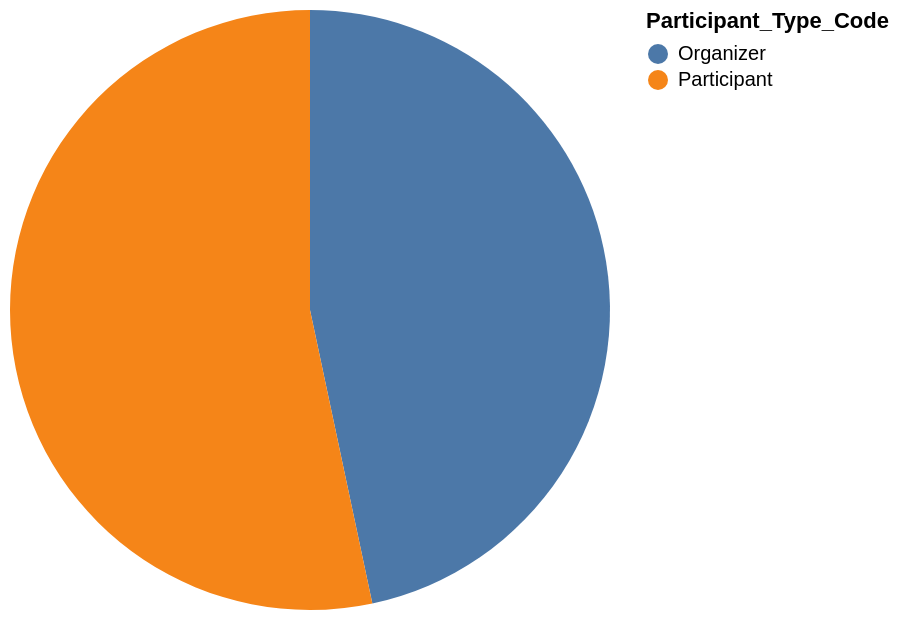

Vega-Lite specification stored for this chart:
### Vega-Lite specification from a JSON file in a GitHub repository (floating-point values rounded to 4 significant figures)
{"data": {"values": [{"x_data": "Organizer", "y_data": 7}, {"x_data": "Participant", "y_data": 8}]}, "mark": "arc", "encoding": {"theta": {"field": "y_data", "type": "quantitative", "title": "COUNT(Participant_Type_Code)"}, "color": {"field": "x_data", "type": "nominal", "title": "Participant_Type_Code"}}}
